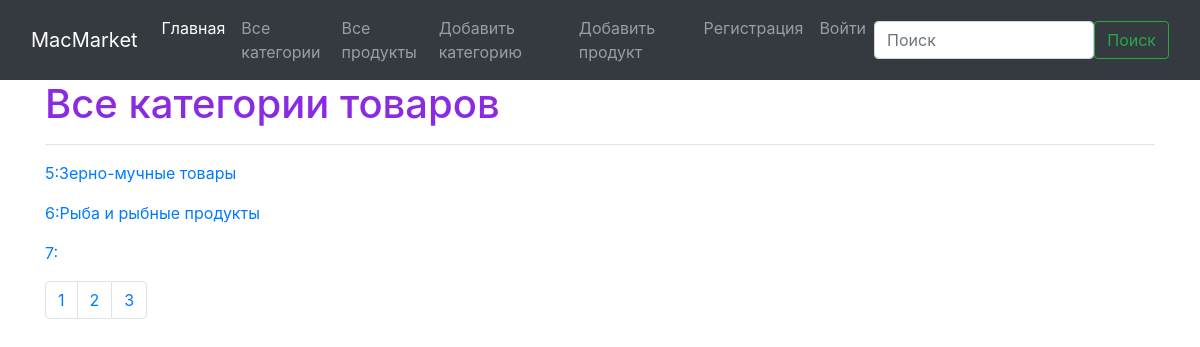
The app's page /product/?page=2 with its own data.
### homework/models.py (models this page shows, shortened)
class Category(models.Model):
    class Meta:
        verbose_name = 'категория'
        verbose_name_plural = 'категории'
    name = models.CharField(max_length=100, verbose_name='название')

### homework/views.py (the view)
# urls.py: path('product/', views.get_all_product),
def get_all_product(request):
    word = request.GET.get('search', '')
    page = int(request.GET.get('page', 1))
    category = Category.objects.filter(name__contains=word)
    count = category.count()
    print(count // PAGE_SIZE)
    if count % PAGE_SIZE == 0:
        buttons = count // PAGE_SIZE
    else:
        buttons = count // PAGE_SIZE + 1
        print([i for i in range(1, buttons + 1)])
    start = (page - 1) * PAGE_SIZE
    end = page * PAGE_SIZE
    data = {
        'all_product': category[start:end],
        'username': auth.get_user(request).username,
        'buttons': [i for i in range(1, buttons + 1)]
    }
    return render(request, 'product.html', context=data)

### templates/product.html
{% extends 'layout.html' %}
{% block content %}
    <h1 style="color: blueviolet">Все категории товаров</h1>
    <hr>
    {% for i in all_product %}
        <a href="/product/{{ i.id }}/">
            <p>{{ i.id }}:{{ i.name }}</p>
        </a>
    {% endfor %}
       <nav aria-label="Page navigation example">
        <ul class="pagination">
            {% for button in buttons %}
                <li class="page-item"><a class="page-link" href="/product/?page={{ button }}">{{ button }}</a>
                </li>
            {% endfor %}
        </ul>
    </nav>
{% endblock %}

### static/css/style.css (style rules this page uses)
body { background: #fdc0ff; }

### records on screen
Category: id "5", name "Зерно-мучные товары"
Category: id "6", name "Рыба и рыбные продукты"
Category: id "7"

### other values on screen
{{ button }} "1" "2" "3"
